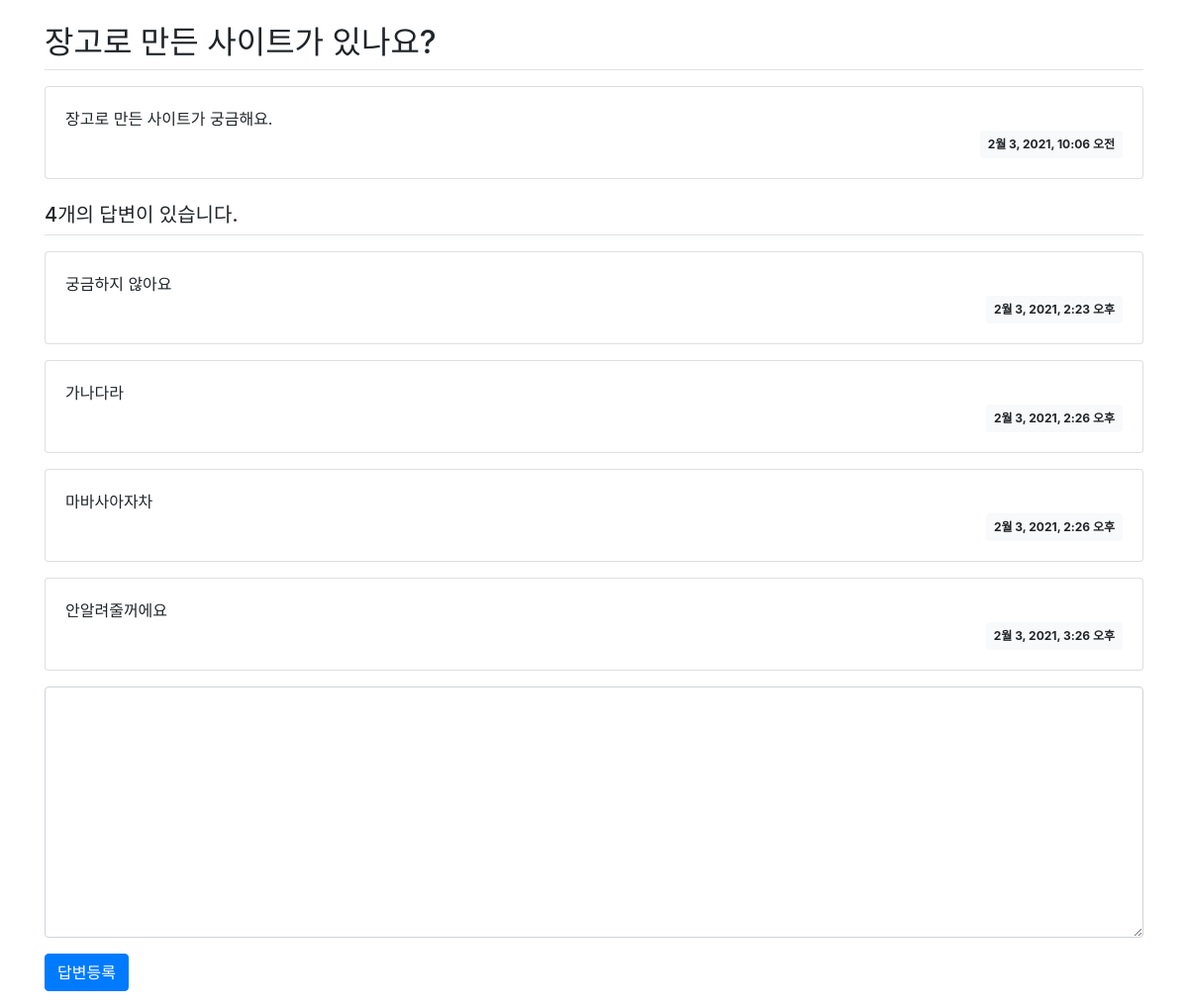
The page /mybo/3/ on the database its author committed.
### mybo/models.py (models this page shows, shortened)
class Question(models.Model):#붕어빵기계==Question(클래스)
    subject=models.CharField(max_length=200) #제목 속성(붕어빵 크기)
    content=models.TextField() #게시글 본문(붕어빵 내용물)
    create_date=models.DateTimeField()#게시일(붕어빵 무게)

class Answer(models.Model):
    question = models.ForeignKey(Question, on_delete=models.CASCADE)
    content = models.TextField()
    create_date = models.DateTimeField()

### mybo/views.py (the view)
# urls.py: path('<int:question_id>/',views.detail, name='detail'),
def detail(request, question_id):
    question = get_object_or_404(Question,pk=question_id)
    context={'question':question}
    return render(request,'mybo/question_detail.html', context)

### templates/mybo/question_detail.html (shortened to what this page needs)
{% load static %}
<link rel="stylesheet" type="text/css" href="{% static 'bootstrap.min.css' %}">
<div class="container my-3">
    <h2 class="border-bottom py-2">{{ question.subject }}</h2>
    <div class="card my-3">
        <div class="card-body">
            <div class="card-text" style="white-space: pre-line;">{{ question.content }}</div>
            <div class="d-flex justify-content-end">
                <div class="badge badge-light p-2">
                    {{ question.create_date }}
                </div>
            </div>
        </div>
    </div>
    <h5 class="border-bottom my-3 py-2">{{question.answer_set.count}}개의 답변이 있습니다.</h5>
    {% for answer in question.answer_set.all %}
<div class="card my-3">
        <div class="card-body">
            <div class="card-text" style="white-space: pre-line;">{{ answer.content }}</div>
            <div class="d-flex justify-content-end">
                <div class="badge badge-light p-2">
                    {{ answer.create_date }}
                </div>
            </div>
        </div>
    </div>
    {% endfor %}
    <form action="{% url 'mybo:answer_create' question.id %}" method="post" class="my-3">
        <div class="form-group">
            <textarea name="content" id="content" class="form-control" rows="10"></textarea>
        </div>
        <input type="submit" value="답변등록" class="btn btn-primary">
    </form>
</div>
{% load static %}

### rows shown on the page
Question: subject "장고로 만든 사이트가 있나요?", content "장고로 만든 사이트가 궁금해요.", create_date "2월 3, 2021, 10:06 오전", answer_set.count "4"
Answer: content "궁금하지 않아요", create_date "2월 3, 2021, 2:23 오후"
Answer: content "가나다라", create_date "2월 3, 2021, 2:26 오후"
Answer: content "마바사아자차", create_date "2월 3, 2021, 2:26 오후"
Answer: content "안알려줄꺼에요", create_date "2월 3, 2021, 3:26 오후"
